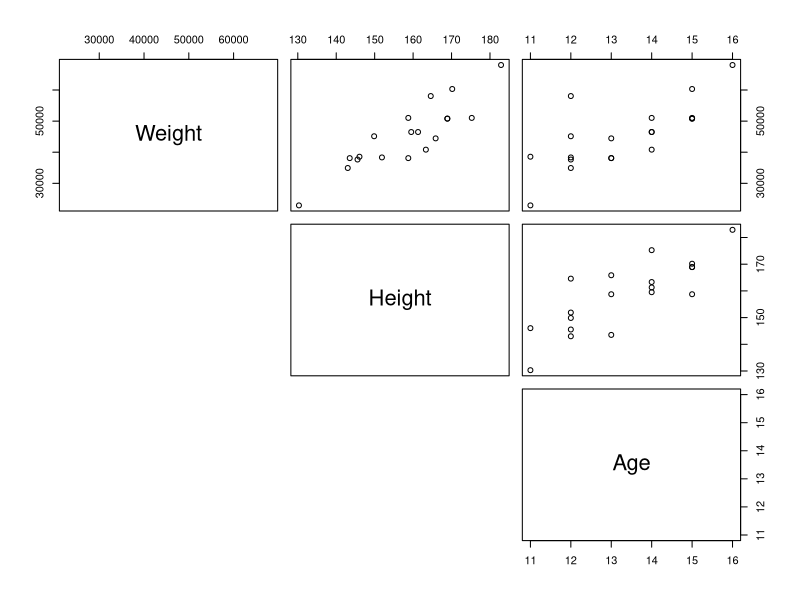
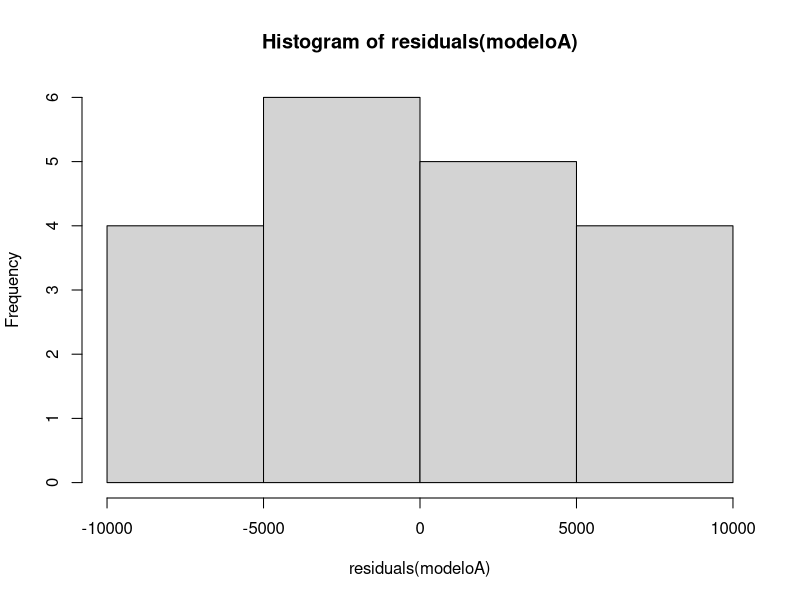

Generate these figures, in order, with R:
## ---- chunk 1
library(readr)
library(dplyr)
## ---- chunk 2
N <- 500

tb <- tibble(
  e = rnorm(N),
  x1 = rnorm(N),
  x2 = rnorm(N),
  x3 = rnorm(N),
  # x3 = x1 + x2 + rnorm(N, sd = 0.01),
  y = 5 + 2.5*x1 + 1.9*x2 + -1*x3 + e)

modelo <- lm(y ~ 1 + x1 + x2 + x3, data = tb)  

coef(modelo)

confint(modelo)
## ---- chunk 3
students <- read_table("students.txt")
## ---- chunk 4
students <- students |>
  mutate(Height = Height * 2.54, Weight = Weight * 453.59)
## ---- chunk 5
modeloA <- lm(Weight ~ 1 + Age + Height, data = students)
## ---- chunk 6
students |>
  select(Weight, Height, Age) |>
  pairs(lower.panel = NULL)
## ---- chunk 7
coef(modeloA)
## ---- chunk 8
students <- students |>
  mutate(Age = Age - mean(Age), Height = Height - mean(Height))

modeloA <- lm(Weight ~ 1 + Age + Height, data = students)

coef(modeloA)

mean(students$Weight)
## ---- chunk 9
confint(modeloA)
## ---- chunk 10
modeloC <- lm(Weight ~ 1, data = students)
## ---- chunk 11
anova(modeloC, modeloA)
## ---- chunk 12
R2 <- cor(fitted(modeloA), students$Weight)^2
R2
## ---- chunk 13
personas <- 19
predictores <- 1
1 - ((1 - R2) * (personas - 1)) / (personas - predictores - 1)
## ---- chunk 14
modeloC <- lm(Weight ~ 1 + Age, data = students)
modeloA <- lm(Weight ~ 1 + Age + Height, data = students)
## ---- chunk 15
anova(modeloC, modeloA)
## ---- chunk 16
anova(modeloA)
## ---- chunk 17
hist(residuals(modeloA))
